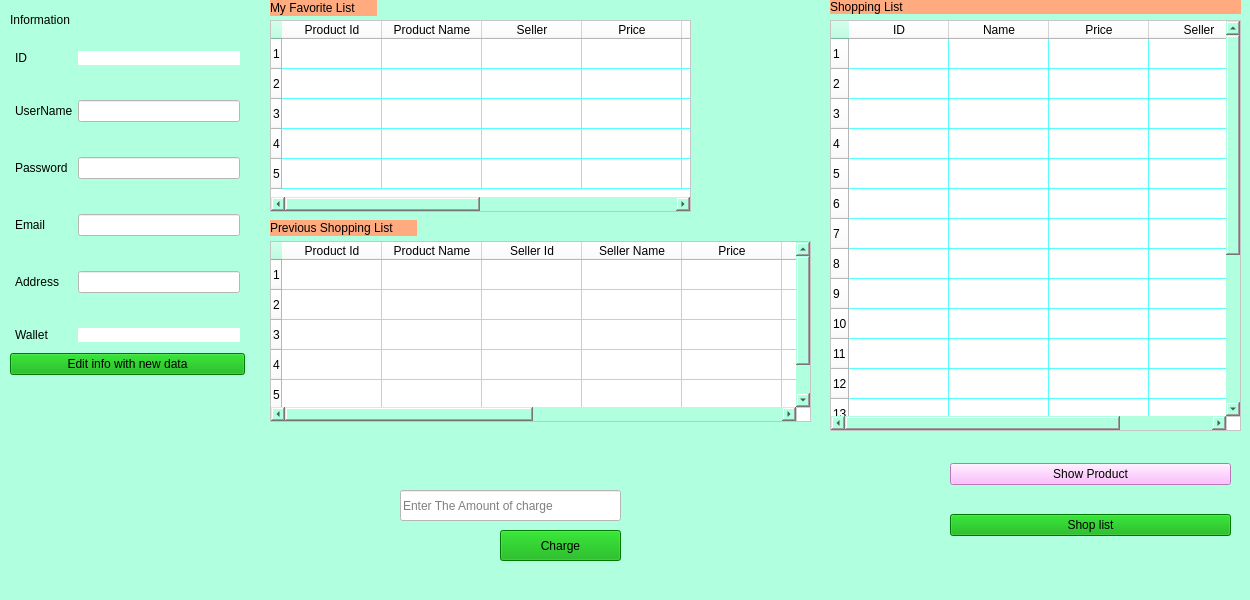
<?xml version="1.0" encoding="UTF-8"?>
<ui version="4.0">
 <class>customer_window</class>
 <widget class="QMainWindow" name="customer_window">
  <property name="geometry">
   <rect>
    <x>0</x>
    <y>0</y>
    <width>1250</width>
    <height>600</height>
   </rect>
  </property>
  <property name="minimumSize">
   <size>
    <width>1250</width>
    <height>600</height>
   </size>
  </property>
  <property name="maximumSize">
   <size>
    <width>1250</width>
    <height>600</height>
   </size>
  </property>
  <property name="windowTitle">
   <string>MainWindow</string>
  </property>
  <property name="styleSheet">
   <string notr="true">background-color: rgb(176, 255, 222);</string>
  </property>
  <widget class="QWidget" name="centralwidget">
   <widget class="QWidget" name="layoutWidget">
    <property name="geometry">
     <rect>
      <x>10</x>
      <y>0</y>
      <width>235</width>
      <height>421</height>
     </rect>
    </property>
    <layout class="QVBoxLayout" name="verticalLayout">
     <item>
      <widget class="QLabel" name="label">
       <property name="styleSheet">
        <string notr="true">font: 75 20pt &quot;Orbitron&quot;;</string>
       </property>
       <property name="text">
        <string>Information</string>
       </property>
      </widget>
     </item>
     <item>
      <layout class="QFormLayout" name="table_information">
       <property name="sizeConstraint">
        <enum>QLayout::SetDefaultConstraint</enum>
       </property>
       <property name="horizontalSpacing">
        <number>5</number>
       </property>
       <property name="verticalSpacing">
        <number>35</number>
       </property>
       <property name="leftMargin">
        <number>5</number>
       </property>
       <property name="topMargin">
        <number>5</number>
       </property>
       <property name="rightMargin">
        <number>5</number>
       </property>
       <property name="bottomMargin">
        <number>5</number>
       </property>
       <item row="0" column="0">
        <widget class="QLabel" name="id_label">
         <property name="text">
          <string>ID</string>
         </property>
        </widget>
       </item>
       <item row="0" column="1">
        <widget class="QLabel" name="id_label_2">
         <property name="styleSheet">
          <string notr="true">background-color: rgb(255, 255, 255);
font: 75 10pt &quot;Orbitron&quot;;</string>
         </property>
         <property name="text">
          <string/>
         </property>
        </widget>
       </item>
       <item row="1" column="0">
        <widget class="QLabel" name="username_label">
         <property name="text">
          <string>UserName</string>
         </property>
        </widget>
       </item>
       <item row="1" column="1">
        <widget class="QLineEdit" name="lineEdit_username">
         <property name="styleSheet">
          <string notr="true">background-color: rgb(255, 255, 255);</string>
         </property>
        </widget>
       </item>
       <item row="2" column="0">
        <widget class="QLabel" name="password_label">
         <property name="text">
          <string>Password</string>
         </property>
        </widget>
       </item>
       <item row="2" column="1">
        <widget class="QLineEdit" name="lineEdit_password">
         <property name="styleSheet">
          <string notr="true">background-color: rgb(255, 255, 255);</string>
         </property>
        </widget>
       </item>
       <item row="3" column="0">
        <widget class="QLabel" name="Email_label">
         <property name="text">
          <string>Email</string>
         </property>
        </widget>
       </item>
       <item row="3" column="1">
        <widget class="QLineEdit" name="lineEdit_email">
         <property name="styleSheet">
          <string notr="true">background-color: rgb(255, 255, 255);</string>
         </property>
        </widget>
       </item>
       <item row="4" column="0">
        <widget class="QLabel" name="address_label">
         <property name="text">
          <string>Address</string>
         </property>
        </widget>
       </item>
       <item row="4" column="1">
        <widget class="QLineEdit" name="lineEdit_address">
         <property name="styleSheet">
          <string notr="true">background-color: rgb(255, 255, 255);</string>
         </property>
        </widget>
       </item>
       <item row="5" column="0">
        <widget class="QLabel" name="wallet_label">
         <property name="text">
          <string>Wallet</string>
         </property>
        </widget>
       </item>
       <item row="5" column="1">
        <widget class="QLabel" name="Wallet_show_label">
         <property name="styleSheet">
          <string notr="true">background-color: rgb(255, 255, 255);
font: 75 10pt &quot;Orbitron&quot;;</string>
         </property>
         <property name="text">
          <string/>
         </property>
        </widget>
       </item>
      </layout>
     </item>
     <item>
      <widget class="QPushButton" name="edit_info_btn">
       <property name="styleSheet">
        <string notr="true">font: 75 12pt &quot;Orbitron&quot;;
background-color: rgb(0, 170, 0);</string>
       </property>
       <property name="text">
        <string>Edit info with new data</string>
       </property>
      </widget>
     </item>
     <item>
      <widget class="QLabel" name="label_state_edit">
       <property name="styleSheet">
        <string notr="true">font: 75 9pt &quot;Orbitron&quot;;</string>
       </property>
       <property name="text">
        <string/>
       </property>
      </widget>
     </item>
    </layout>
   </widget>
   <widget class="QWidget" name="layoutWidget">
    <property name="geometry">
     <rect>
      <x>950</x>
      <y>440</y>
      <width>281</width>
      <height>121</height>
     </rect>
    </property>
    <layout class="QVBoxLayout" name="verticalLayout_2">
     <item>
      <widget class="QPushButton" name="pushButton">
       <property name="styleSheet">
        <string notr="true">background-color: rgb(255, 170, 255);
font: 75 8pt &quot;Orbitron&quot;;</string>
       </property>
       <property name="text">
        <string>Show Product</string>
       </property>
      </widget>
     </item>
     <item>
      <widget class="QPushButton" name="pushButton_2">
       <property name="styleSheet">
        <string notr="true">background-color: rgb(0, 170, 0);
font: 75 8pt &quot;Orbitron&quot;;</string>
       </property>
       <property name="text">
        <string>Shop list</string>
       </property>
      </widget>
     </item>
    </layout>
   </widget>
   <widget class="QWidget" name="layoutWidget">
    <property name="geometry">
     <rect>
      <x>830</x>
      <y>0</y>
      <width>411</width>
      <height>431</height>
     </rect>
    </property>
    <layout class="QVBoxLayout" name="verticalLayout_4">
     <item>
      <widget class="QLabel" name="label_4">
       <property name="styleSheet">
        <string notr="true">background-color: rgb(255, 170, 127);
font: 75 8pt &quot;Orbitron&quot;;</string>
       </property>
       <property name="text">
        <string>Shopping List</string>
       </property>
      </widget>
     </item>
     <item>
      <widget class="QTableWidget" name="tableWidget_3">
       <property name="styleSheet">
        <string notr="true">background-color: rgb(255, 255, 255);
alternate-background-color: rgb(0, 255, 0);
gridline-color: rgb(85, 255, 255);</string>
       </property>
       <property name="rowCount">
        <number>20</number>
       </property>
       <property name="columnCount">
        <number>4</number>
       </property>
       <row/>
       <row/>
       <row/>
       <row/>
       <row/>
       <row/>
       <row/>
       <row/>
       <row/>
       <row/>
       <row/>
       <row/>
       <row/>
       <row/>
       <row/>
       <row/>
       <row/>
       <row/>
       <row/>
       <row/>
       <column>
        <property name="text">
         <string>ID</string>
        </property>
       </column>
       <column>
        <property name="text">
         <string>Name</string>
        </property>
       </column>
       <column>
        <property name="text">
         <string>Price</string>
        </property>
       </column>
       <column>
        <property name="text">
         <string>Seller</string>
        </property>
       </column>
      </widget>
     </item>
    </layout>
   </widget>
   <widget class="QLabel" name="label_2">
    <property name="geometry">
     <rect>
      <x>270</x>
      <y>0</y>
      <width>107</width>
      <height>16</height>
     </rect>
    </property>
    <property name="styleSheet">
     <string notr="true">background-color: rgb(255, 170, 127);
font: 75 8pt &quot;Orbitron&quot;;</string>
    </property>
    <property name="text">
     <string>My Favorite List </string>
    </property>
   </widget>
   <widget class="QLabel" name="label_3">
    <property name="geometry">
     <rect>
      <x>270</x>
      <y>220</y>
      <width>147</width>
      <height>16</height>
     </rect>
    </property>
    <property name="styleSheet">
     <string notr="true">background-color: rgb(255, 170, 127);
font: 75 8pt &quot;Orbitron&quot;;</string>
    </property>
    <property name="text">
     <string>Previous Shopping List</string>
    </property>
   </widget>
   <widget class="QTableWidget" name="tableWidget_2">
    <property name="geometry">
     <rect>
      <x>270</x>
      <y>241</y>
      <width>541</width>
      <height>181</height>
     </rect>
    </property>
    <property name="styleSheet">
     <string notr="true">background-color: rgb(255, 255, 255);
gridline-color: rgb(85, 255, 255);
alternate-background-color: rgb(0, 255, 0);</string>
    </property>
    <property name="rowCount">
     <number>5</number>
    </property>
    <property name="columnCount">
     <number>10</number>
    </property>
    <row/>
    <row/>
    <row/>
    <row/>
    <row/>
    <column>
     <property name="text">
      <string>Product Id</string>
     </property>
    </column>
    <column>
     <property name="text">
      <string>Product Name</string>
     </property>
    </column>
    <column>
     <property name="text">
      <string>Seller Id</string>
     </property>
    </column>
    <column>
     <property name="text">
      <string>Seller Name</string>
     </property>
    </column>
    <column>
     <property name="text">
      <string>Price</string>
     </property>
    </column>
    <column/>
    <column/>
    <column/>
    <column/>
    <column/>
   </widget>
   <widget class="QTableWidget" name="tableWidget">
    <property name="geometry">
     <rect>
      <x>270</x>
      <y>20</y>
      <width>421</width>
      <height>192</height>
     </rect>
    </property>
    <property name="styleSheet">
     <string notr="true">background-color: rgb(255, 255, 255);
gridline-color: rgb(85, 255, 255);
alternate-background-color: rgb(0, 255, 0);</string>
    </property>
    <property name="rowCount">
     <number>5</number>
    </property>
    <property name="columnCount">
     <number>8</number>
    </property>
    <row/>
    <row/>
    <row/>
    <row/>
    <row/>
    <column>
     <property name="text">
      <string>Product Id</string>
     </property>
    </column>
    <column>
     <property name="text">
      <string>Product Name</string>
     </property>
    </column>
    <column>
     <property name="text">
      <string>Seller</string>
     </property>
    </column>
    <column>
     <property name="text">
      <string>Price</string>
     </property>
    </column>
    <column/>
    <column/>
    <column/>
    <column/>
   </widget>
   <widget class="QLineEdit" name="lineEdit">
    <property name="geometry">
     <rect>
      <x>400</x>
      <y>490</y>
      <width>221</width>
      <height>31</height>
     </rect>
    </property>
    <property name="styleSheet">
     <string notr="true">background-color: rgb(255, 255, 255);</string>
    </property>
    <property name="placeholderText">
     <string>Enter The Amount of charge</string>
    </property>
   </widget>
   <widget class="QPushButton" name="pushButton_3">
    <property name="geometry">
     <rect>
      <x>500</x>
      <y>530</y>
      <width>121</width>
      <height>31</height>
     </rect>
    </property>
    <property name="styleSheet">
     <string notr="true">background-color: rgb(0, 170, 0);</string>
    </property>
    <property name="text">
     <string>Charge</string>
    </property>
   </widget>
  </widget>
  <widget class="QMenuBar" name="menubar">
   <property name="geometry">
    <rect>
     <x>0</x>
     <y>0</y>
     <width>1250</width>
     <height>21</height>
    </rect>
   </property>
  </widget>
  <widget class="QStatusBar" name="statusbar"/>
 </widget>
 <resources/>
 <connections/>
</ui>
